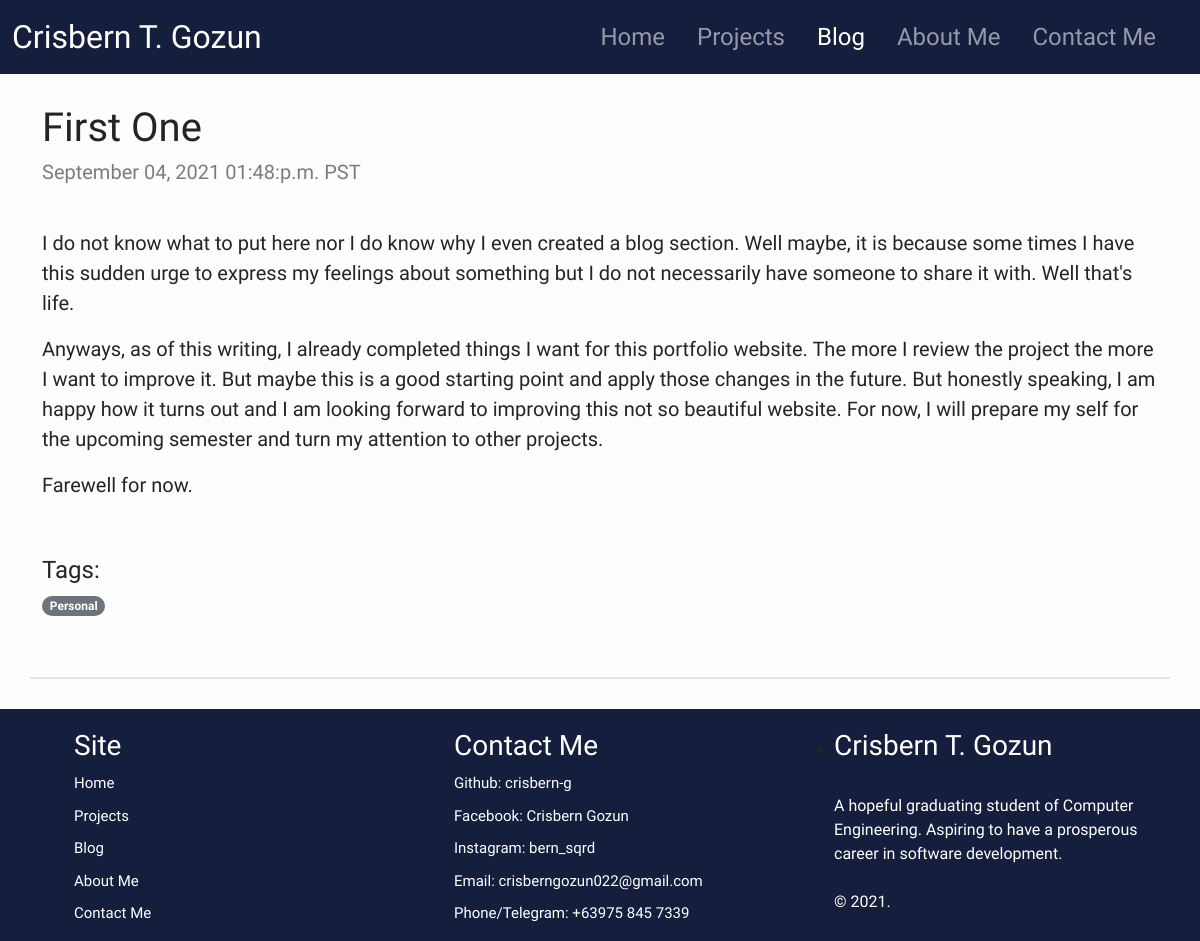
Screenshot of /blog/first-one/ with the database file from the repository.
### Blog/models.py (models this page shows, shortened)
class BlogModel(models.Model):
    blog_title = models.CharField(max_length=50)
    blog_text = models.TextField()
    blog_images = models.ManyToManyField(BlogImagesModel)
    blog_tag = models.ManyToManyField(TagsModel, related_name='tags')
    blog_date_added = models.DateTimeField(auto_now_add=True, editable=False)
    blog_date_modified = models.DateTimeField(auto_now=True)
    slug = models.SlugField()

class TagsModel(models.Model):
    tag_name = models.CharField(max_length=30)

### Blog/views.py (the view)
# urls.py: path('<slug:slug>/', views.BlogDetail.as_view(), name='blog_detail')
class BlogDetail(DetailView):
    template_name = 'Blog/blog_detail.html'
    model = BlogModel
    context_object_name = 'blog'

### Blog/templates/Blog/blog_detail.html (shortened to what this page needs)
{% extends 'base.html' %}
{% load static %}
{% block css_file %}
    <link rel="stylesheet" href="{% static 'Blog/blog_detail.css' %}">
{% endblock css_file %}
{% block navbar %}
      {% include 'includes/navbar.html' with page='blog' %}
{% endblock navbar %}
{% block content %}
    <section>
        <div class="container">
            <div class="row">
                <div class="col">
                    <span>
                        <h1>{{ blog.blog_title }}</h1>
                    </span>
                    <span class="blog_date_added">
                        <h5>{{ blog.blog_date_added|date:'F d, Y h:i:a T' }}</h5>
                    </span>
                    {% for image in blog.blog_images.all %}
                        <div class="d-flex justify-content-center blog_images">
                        </div>
                    {% endfor %}
                    <article>
                        <p>
                            {{ blog.blog_text|linebreaks }}
                            <br>
                        </p>
                    </article>
                    <span>
                        <h4>Tags:</h4>
                        {% for tag in blog.blog_tag.all %}
                            <span class="badge rounded-pill bg-secondary">{{ tag.tag_name }}</span>
                        {% endfor %}
                    </span>
                </div>
            </div>
        </div>
    </section>
    <section>
        <div class="container">
            <div class="row switch-blog">
            </div>
        </div>
    </section>
{% endblock %}

### Blog/static/Blog/blog_detail.css (style rules this page uses)
section { font-family: 'Ubuntu', sans-serif; padding-top: 30px; margin-bottom: 30px; }
.blog_date_added { color: rgb(124, 124, 124); }
article p { font-size: 20px; }
.switch-blog { border-top: 1px solid rgb(230, 230, 230); border-bottom: 1px solid rgb(230, 230, 230); }

### static/main.css (style rules this page uses)
html { scroll-behavior: smooth; }
body { background-color: rgb(253, 253, 253) !important; overflow-x: hidden; }

### rows the page displays
BlogModel: blog_title "First One", blog_date_added "September 04, 2021 01:48:p.m. PST", blog_text "I do not know what to put here nor I do know why I even created a blog section. Well maybe, it is because some times I have this sudden urge to express my feelings about something but I do not necessarily have someone to share it with. Well that's life. Anyways, as of this writing, I already completed things I want for this portfolio website. The more I review the project the more I want to improve it. But maybe this is a good starting point and apply those changes in the future. But honestly speaking, I am happy how it turns out and I am looking forward to improving this not so beautiful website. For now, I will prepare my self for the upcoming semester and turn my attention to other…"
TagsModel: tag_name "Personal"
